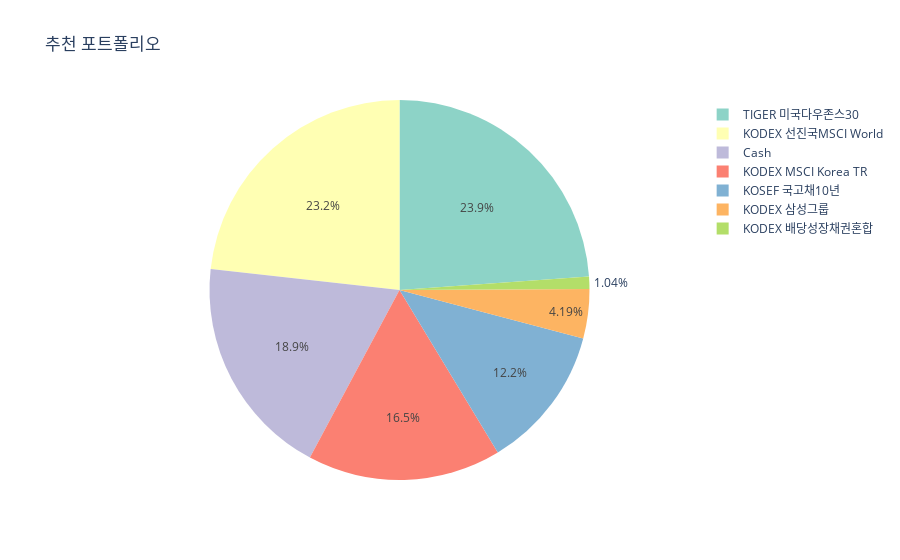

Notebook source saved alongside this figure:
### Code cell
fig1 = px.pie(v, names = 'itemname', values = 'wt', title = "추천 포트폴리오", color_discrete_sequence=px.colors.qualitative.Set3)
fig1.show()

### Figure 1 — Plotly figure (JSON) as saved in the notebook; plotly's stock layout.template omitted (floating-point values rounded to 4 significant figures)
{"data": [{"domain": {"x": [0, 1], "y": [0, 1]}, "hovertemplate": "itemname=%{label}<br>wt=%{value}<extra></extra>", "labels": ["TIGER 미국다우존스30", "KODEX 선진국MSCI World", "Cash", "KODEX MSCI Korea TR", "KOSEF 국고채10년", "KODEX 삼성그룹", "KODEX 배당성장채권혼합"], "legendgroup": "", "name": "", "showlegend": true, "type": "pie", "values": [0.2387, 0.2324, 0.1894, 0.1647, 0.1224, 0.04194, 0.01039]}], "layout": {"legend": {"tracegroupgap": 0}, "piecolorway": ["rgb(141,211,199)", "rgb(255,255,179)", "rgb(190,186,218)", "rgb(251,128,114)", "rgb(128,177,211)", "rgb(253,180,98)", "rgb(179,222,105)", "rgb(252,205,229)", "rgb(217,217,217)", "rgb(188,128,189)", "rgb(204,235,197)", "rgb(255,237,111)"], "title": {"text": "추천 포트폴리오"}}}
